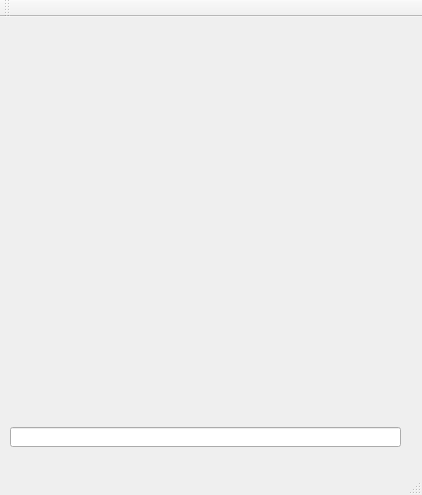
<?xml version="1.0" encoding="UTF-8"?>
<ui version="4.0">
 <class>MainWindow</class>
 <widget class="QMainWindow" name="MainWindow">
  <property name="geometry">
   <rect>
    <x>0</x>
    <y>0</y>
    <width>422</width>
    <height>495</height>
   </rect>
  </property>
  <property name="windowTitle">
   <string>MainWindow</string>
  </property>
  <widget class="QWidget" name="centralWidget">
   <widget class="QLabel" name="output">
    <property name="geometry">
     <rect>
      <x>10</x>
      <y>10</y>
      <width>401</width>
      <height>381</height>
     </rect>
    </property>
    <property name="text">
     <string/>
    </property>
    <property name="alignment">
     <set>Qt::AlignBottom|Qt::AlignLeading|Qt::AlignLeft</set>
    </property>
   </widget>
   <widget class="QLineEdit" name="command">
    <property name="geometry">
     <rect>
      <x>10</x>
      <y>410</y>
      <width>391</width>
      <height>20</height>
     </rect>
    </property>
   </widget>
  </widget>
  <widget class="QMenuBar" name="menuBar">
   <property name="geometry">
    <rect>
     <x>0</x>
     <y>0</y>
     <width>422</width>
     <height>21</height>
    </rect>
   </property>
  </widget>
  <widget class="QToolBar" name="mainToolBar">
   <attribute name="toolBarArea">
    <enum>TopToolBarArea</enum>
   </attribute>
   <attribute name="toolBarBreak">
    <bool>false</bool>
   </attribute>
  </widget>
  <widget class="QStatusBar" name="statusBar"/>
 </widget>
 <layoutdefault spacing="6" margin="11"/>
 <resources/>
 <connections/>
</ui>
